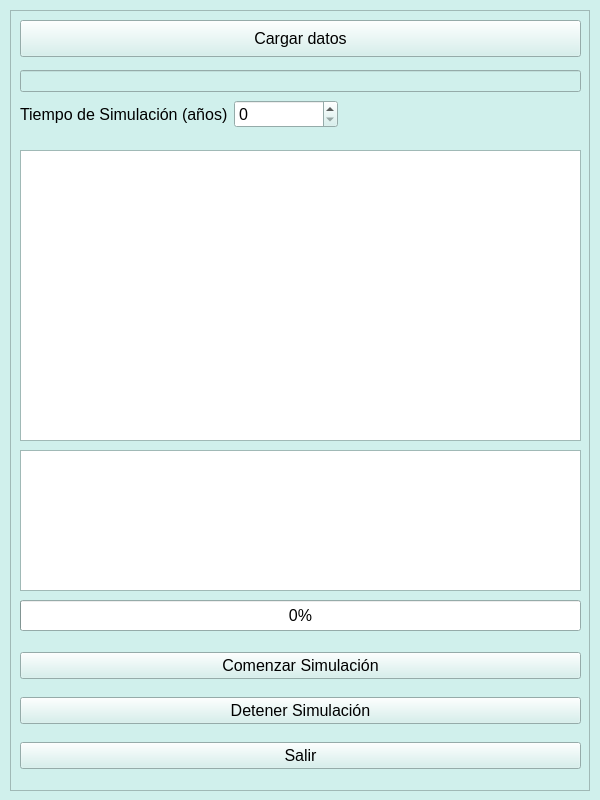
<?xml version="1.0" encoding="UTF-8"?>
<ui version="4.0">
 <class>SimulationWidget</class>
 <widget class="QWidget" name="SimulationWidget">
  <property name="geometry">
   <rect>
    <x>0</x>
    <y>0</y>
    <width>600</width>
    <height>800</height>
   </rect>
  </property>
  <property name="sizePolicy">
   <sizepolicy hsizetype="Preferred" vsizetype="Preferred">
    <horstretch>0</horstretch>
    <verstretch>0</verstretch>
   </sizepolicy>
  </property>
  <property name="minimumSize">
   <size>
    <width>0</width>
    <height>0</height>
   </size>
  </property>
  <property name="maximumSize">
   <size>
    <width>1200</width>
    <height>1200</height>
   </size>
  </property>
  <property name="palette">
   <palette>
    <active>
     <colorrole role="WindowText">
      <brush brushstyle="SolidPattern">
       <color alpha="255">
        <red>0</red>
        <green>0</green>
        <blue>0</blue>
       </color>
      </brush>
     </colorrole>
     <colorrole role="Button">
      <brush brushstyle="SolidPattern">
       <color alpha="255">
        <red>208</red>
        <green>240</green>
        <blue>236</blue>
       </color>
      </brush>
     </colorrole>
     <colorrole role="Light">
      <brush brushstyle="SolidPattern">
       <color alpha="255">
        <red>255</red>
        <green>255</green>
        <blue>255</blue>
       </color>
      </brush>
     </colorrole>
     <colorrole role="Midlight">
      <brush brushstyle="SolidPattern">
       <color alpha="255">
        <red>231</red>
        <green>247</green>
        <blue>245</blue>
       </color>
      </brush>
     </colorrole>
     <colorrole role="Dark">
      <brush brushstyle="SolidPattern">
       <color alpha="255">
        <red>104</red>
        <green>120</green>
        <blue>118</blue>
       </color>
      </brush>
     </colorrole>
     <colorrole role="Mid">
      <brush brushstyle="SolidPattern">
       <color alpha="255">
        <red>139</red>
        <green>160</green>
        <blue>157</blue>
       </color>
      </brush>
     </colorrole>
     <colorrole role="Text">
      <brush brushstyle="SolidPattern">
       <color alpha="255">
        <red>0</red>
        <green>0</green>
        <blue>0</blue>
       </color>
      </brush>
     </colorrole>
     <colorrole role="BrightText">
      <brush brushstyle="SolidPattern">
       <color alpha="255">
        <red>255</red>
        <green>255</green>
        <blue>255</blue>
       </color>
      </brush>
     </colorrole>
     <colorrole role="ButtonText">
      <brush brushstyle="SolidPattern">
       <color alpha="255">
        <red>0</red>
        <green>0</green>
        <blue>0</blue>
       </color>
      </brush>
     </colorrole>
     <colorrole role="Base">
      <brush brushstyle="SolidPattern">
       <color alpha="255">
        <red>255</red>
        <green>255</green>
        <blue>255</blue>
       </color>
      </brush>
     </colorrole>
     <colorrole role="Window">
      <brush brushstyle="SolidPattern">
       <color alpha="255">
        <red>208</red>
        <green>240</green>
        <blue>236</blue>
       </color>
      </brush>
     </colorrole>
     <colorrole role="Shadow">
      <brush brushstyle="SolidPattern">
       <color alpha="255">
        <red>0</red>
        <green>0</green>
        <blue>0</blue>
       </color>
      </brush>
     </colorrole>
     <colorrole role="AlternateBase">
      <brush brushstyle="SolidPattern">
       <color alpha="255">
        <red>231</red>
        <green>247</green>
        <blue>245</blue>
       </color>
      </brush>
     </colorrole>
     <colorrole role="ToolTipBase">
      <brush brushstyle="SolidPattern">
       <color alpha="255">
        <red>255</red>
        <green>255</green>
        <blue>220</blue>
       </color>
      </brush>
     </colorrole>
     <colorrole role="ToolTipText">
      <brush brushstyle="SolidPattern">
       <color alpha="255">
        <red>0</red>
        <green>0</green>
        <blue>0</blue>
       </color>
      </brush>
     </colorrole>
     <colorrole role="PlaceholderText">
      <brush brushstyle="SolidPattern">
       <color alpha="128">
        <red>0</red>
        <green>0</green>
        <blue>0</blue>
       </color>
      </brush>
     </colorrole>
    </active>
    <inactive>
     <colorrole role="WindowText">
      <brush brushstyle="SolidPattern">
       <color alpha="255">
        <red>0</red>
        <green>0</green>
        <blue>0</blue>
       </color>
      </brush>
     </colorrole>
     <colorrole role="Button">
      <brush brushstyle="SolidPattern">
       <color alpha="255">
        <red>208</red>
        <green>240</green>
        <blue>236</blue>
       </color>
      </brush>
     </colorrole>
     <colorrole role="Light">
      <brush brushstyle="SolidPattern">
       <color alpha="255">
        <red>255</red>
        <green>255</green>
        <blue>255</blue>
       </color>
      </brush>
     </colorrole>
     <colorrole role="Midlight">
      <brush brushstyle="SolidPattern">
       <color alpha="255">
        <red>231</red>
        <green>247</green>
        <blue>245</blue>
       </color>
      </brush>
     </colorrole>
     <colorrole role="Dark">
      <brush brushstyle="SolidPattern">
       <color alpha="255">
        <red>104</red>
        <green>120</green>
        <blue>118</blue>
       </color>
      </brush>
     </colorrole>
     <colorrole role="Mid">
      <brush brushstyle="SolidPattern">
       <color alpha="255">
        <red>139</red>
        <green>160</green>
        <blue>157</blue>
       </color>
      </brush>
     </colorrole>
     <colorrole role="Text">
      <brush brushstyle="SolidPattern">
       <color alpha="255">
        <red>0</red>
        <green>0</green>
        <blue>0</blue>
       </color>
      </brush>
     </colorrole>
     <colorrole role="BrightText">
      <brush brushstyle="SolidPattern">
       <color alpha="255">
        <red>255</red>
        <green>255</green>
        <blue>255</blue>
       </color>
      </brush>
     </colorrole>
     <colorrole role="ButtonText">
      <brush brushstyle="SolidPattern">
       <color alpha="255">
        <red>0</red>
        <green>0</green>
        <blue>0</blue>
       </color>
      </brush>
     </colorrole>
     <colorrole role="Base">
      <brush brushstyle="SolidPattern">
       <color alpha="255">
        <red>255</red>
        <green>255</green>
        <blue>255</blue>
       </color>
      </brush>
     </colorrole>
     <colorrole role="Window">
      <brush brushstyle="SolidPattern">
       <color alpha="255">
        <red>208</red>
        <green>240</green>
        <blue>236</blue>
       </color>
      </brush>
     </colorrole>
     <colorrole role="Shadow">
      <brush brushstyle="SolidPattern">
       <color alpha="255">
        <red>0</red>
        <green>0</green>
        <blue>0</blue>
       </color>
      </brush>
     </colorrole>
     <colorrole role="AlternateBase">
      <brush brushstyle="SolidPattern">
       <color alpha="255">
        <red>231</red>
        <green>247</green>
        <blue>245</blue>
       </color>
      </brush>
     </colorrole>
     <colorrole role="ToolTipBase">
      <brush brushstyle="SolidPattern">
       <color alpha="255">
        <red>255</red>
        <green>255</green>
        <blue>220</blue>
       </color>
      </brush>
     </colorrole>
     <colorrole role="ToolTipText">
      <brush brushstyle="SolidPattern">
       <color alpha="255">
        <red>0</red>
        <green>0</green>
        <blue>0</blue>
       </color>
      </brush>
     </colorrole>
     <colorrole role="PlaceholderText">
      <brush brushstyle="SolidPattern">
       <color alpha="128">
        <red>0</red>
        <green>0</green>
        <blue>0</blue>
       </color>
      </brush>
     </colorrole>
    </inactive>
    <disabled>
     <colorrole role="WindowText">
      <brush brushstyle="SolidPattern">
       <color alpha="255">
        <red>104</red>
        <green>120</green>
        <blue>118</blue>
       </color>
      </brush>
     </colorrole>
     <colorrole role="Button">
      <brush brushstyle="SolidPattern">
       <color alpha="255">
        <red>208</red>
        <green>240</green>
        <blue>236</blue>
       </color>
      </brush>
     </colorrole>
     <colorrole role="Light">
      <brush brushstyle="SolidPattern">
       <color alpha="255">
        <red>255</red>
        <green>255</green>
        <blue>255</blue>
       </color>
      </brush>
     </colorrole>
     <colorrole role="Midlight">
      <brush brushstyle="SolidPattern">
       <color alpha="255">
        <red>231</red>
        <green>247</green>
        <blue>245</blue>
       </color>
      </brush>
     </colorrole>
     <colorrole role="Dark">
      <brush brushstyle="SolidPattern">
       <color alpha="255">
        <red>104</red>
        <green>120</green>
        <blue>118</blue>
       </color>
      </brush>
     </colorrole>
     <colorrole role="Mid">
      <brush brushstyle="SolidPattern">
       <color alpha="255">
        <red>139</red>
        <green>160</green>
        <blue>157</blue>
       </color>
      </brush>
     </colorrole>
     <colorrole role="Text">
      <brush brushstyle="SolidPattern">
       <color alpha="255">
        <red>104</red>
        <green>120</green>
        <blue>118</blue>
       </color>
      </brush>
     </colorrole>
     <colorrole role="BrightText">
      <brush brushstyle="SolidPattern">
       <color alpha="255">
        <red>255</red>
        <green>255</green>
        <blue>255</blue>
       </color>
      </brush>
     </colorrole>
     <colorrole role="ButtonText">
      <brush brushstyle="SolidPattern">
       <color alpha="255">
        <red>104</red>
        <green>120</green>
        <blue>118</blue>
       </color>
      </brush>
     </colorrole>
     <colorrole role="Base">
      <brush brushstyle="SolidPattern">
       <color alpha="255">
        <red>208</red>
        <green>240</green>
        <blue>236</blue>
       </color>
      </brush>
     </colorrole>
     <colorrole role="Window">
      <brush brushstyle="SolidPattern">
       <color alpha="255">
        <red>208</red>
        <green>240</green>
        <blue>236</blue>
       </color>
      </brush>
     </colorrole>
     <colorrole role="Shadow">
      <brush brushstyle="SolidPattern">
       <color alpha="255">
        <red>0</red>
        <green>0</green>
        <blue>0</blue>
       </color>
      </brush>
     </colorrole>
     <colorrole role="AlternateBase">
      <brush brushstyle="SolidPattern">
       <color alpha="255">
        <red>208</red>
        <green>240</green>
        <blue>236</blue>
       </color>
      </brush>
     </colorrole>
     <colorrole role="ToolTipBase">
      <brush brushstyle="SolidPattern">
       <color alpha="255">
        <red>255</red>
        <green>255</green>
        <blue>220</blue>
       </color>
      </brush>
     </colorrole>
     <colorrole role="ToolTipText">
      <brush brushstyle="SolidPattern">
       <color alpha="255">
        <red>0</red>
        <green>0</green>
        <blue>0</blue>
       </color>
      </brush>
     </colorrole>
     <colorrole role="PlaceholderText">
      <brush brushstyle="SolidPattern">
       <color alpha="128">
        <red>0</red>
        <green>0</green>
        <blue>0</blue>
       </color>
      </brush>
     </colorrole>
    </disabled>
   </palette>
  </property>
  <property name="font">
   <font>
    <family>Segoe UI</family>
    <pointsize>12</pointsize>
   </font>
  </property>
  <property name="focusPolicy">
   <enum>Qt::ClickFocus</enum>
  </property>
  <property name="windowTitle">
   <string>Simulación</string>
  </property>
  <widget class="QFrame" name="frame">
   <property name="geometry">
    <rect>
     <x>10</x>
     <y>10</y>
     <width>580</width>
     <height>781</height>
    </rect>
   </property>
   <property name="focusPolicy">
    <enum>Qt::NoFocus</enum>
   </property>
   <property name="frameShape">
    <enum>QFrame::StyledPanel</enum>
   </property>
   <property name="frameShadow">
    <enum>QFrame::Raised</enum>
   </property>
   <widget class="QProgressBar" name="progressBar">
    <property name="geometry">
     <rect>
      <x>10</x>
      <y>590</y>
      <width>561</width>
      <height>31</height>
     </rect>
    </property>
    <property name="value">
     <number>0</number>
    </property>
   </widget>
   <widget class="QWidget" name="verticalLayoutWidget">
    <property name="geometry">
     <rect>
      <x>10</x>
      <y>630</y>
      <width>561</width>
      <height>141</height>
     </rect>
    </property>
    <layout class="QVBoxLayout" name="verticalLayout">
     <item>
      <widget class="QPushButton" name="pushButton_comenzar">
       <property name="text">
        <string>Comenzar Simulación</string>
       </property>
      </widget>
     </item>
     <item>
      <widget class="QPushButton" name="pushButton_detener">
       <property name="text">
        <string>Detener Simulación</string>
       </property>
      </widget>
     </item>
     <item>
      <widget class="QPushButton" name="pushButton_salir">
       <property name="text">
        <string>Salir</string>
       </property>
      </widget>
     </item>
    </layout>
   </widget>
   <widget class="QPushButton" name="pushButton_cargar">
    <property name="geometry">
     <rect>
      <x>10</x>
      <y>10</y>
      <width>561</width>
      <height>37</height>
     </rect>
    </property>
    <property name="text">
     <string>Cargar datos</string>
    </property>
   </widget>
   <widget class="QLineEdit" name="lineEdit_ruta_datos">
    <property name="enabled">
     <bool>false</bool>
    </property>
    <property name="geometry">
     <rect>
      <x>10</x>
      <y>60</y>
      <width>561</width>
      <height>22</height>
     </rect>
    </property>
    <property name="font">
     <font>
      <family>Segoe UI</family>
      <pointsize>8</pointsize>
     </font>
    </property>
   </widget>
   <widget class="QListView" name="listView_simulacion">
    <property name="geometry">
     <rect>
      <x>10</x>
      <y>440</y>
      <width>561</width>
      <height>141</height>
     </rect>
    </property>
    <property name="font">
     <font>
      <family>Segoe UI</family>
      <pointsize>8</pointsize>
     </font>
    </property>
   </widget>
   <widget class="QTableView" name="tableView_diagnosticos">
    <property name="geometry">
     <rect>
      <x>10</x>
      <y>140</y>
      <width>561</width>
      <height>291</height>
     </rect>
    </property>
    <property name="font">
     <font>
      <family>Segoe UI</family>
      <pointsize>10</pointsize>
     </font>
    </property>
   </widget>
   <widget class="QWidget" name="formLayoutWidget">
    <property name="geometry">
     <rect>
      <x>10</x>
      <y>90</y>
      <width>318</width>
      <height>41</height>
     </rect>
    </property>
    <layout class="QFormLayout" name="formLayout">
     <item row="0" column="0">
      <widget class="QLabel" name="label_tiempo_simulacion">
       <property name="text">
        <string>Tiempo de Simulación (años)</string>
       </property>
      </widget>
     </item>
     <item row="0" column="1">
      <widget class="QSpinBox" name="spinBox_tiempo"/>
     </item>
    </layout>
   </widget>
  </widget>
 </widget>
 <resources/>
 <connections/>
</ui>
